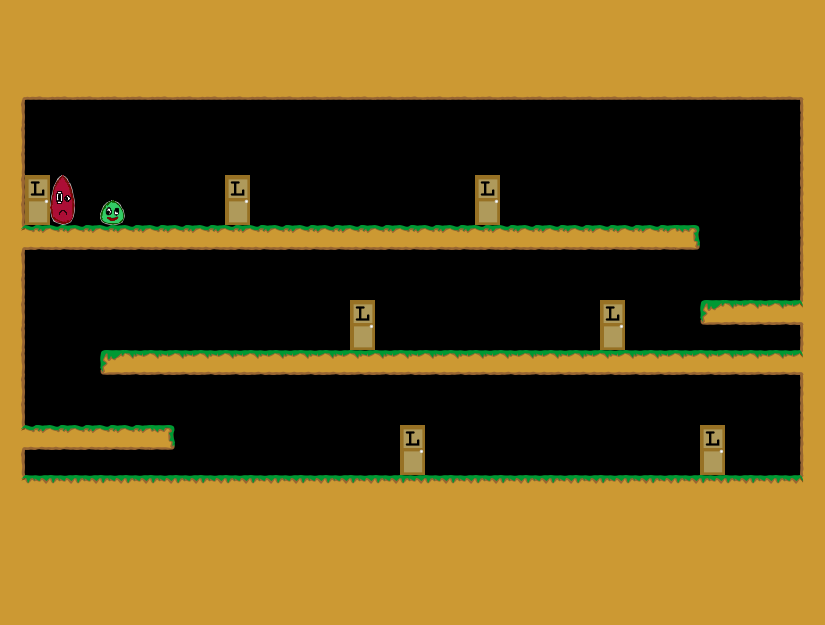

Below is a game level as drawn by its tile map, then a one-line description and the .tmx that defines it (tile-layer data replaced by summaries):
An orthogonal 33x25 tile map with 25x25 px tiles, 1 tile layer (Kachelebene 1).

<map version="1.0" orientation="orthogonal" width="33" height="25" tilewidth="25" tileheight="25">
 <tileset firstgid="1" name="Tileset" tilewidth="25" tileheight="25">
  <image source="../../img/Tileset.png" width="400" height="250" />
 </tileset>
 <layer name="Kachelebene 1" width="33" height="25">
  <data>[825 cells, 442 non-empty, 20 distinct tile ids]</data>
 </layer>
</map>
